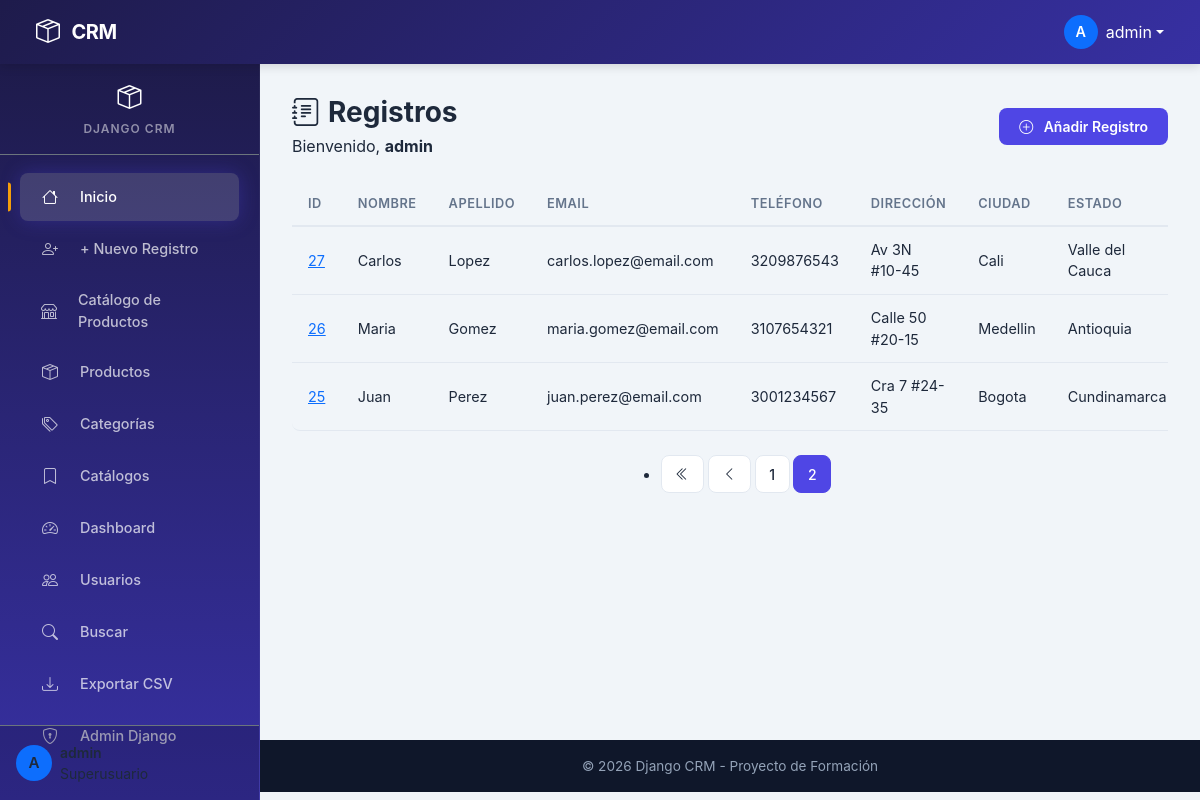
/?page=2 (signed in), run on the app's committed database.
### website/models.py (models this page shows, shortened)
class Record(BaseModel):
    first_name = models.CharField(max_length=50)
    last_name = models.CharField(max_length=50)
    email = models.EmailField(max_length=100)
    phone = models.CharField(max_length=15)
    address = models.CharField(max_length=100)
    city = models.CharField(max_length=50)
    state = models.CharField(max_length=50)
    zip_code = models.CharField(max_length=10)

### website/views.py (the view, shortened to what this page needs)
# urls.py: path('', views.home, name='home'),
def home(request: HttpRequest) -> HttpResponse:
    if not request.user.is_authenticated and request.method == "GET":
        return render(request, "landing.html")
    records_queryset: QuerySet = _record_service.get_all().order_by("-id")
    paginator: Paginator = Paginator(records_queryset, 5)
    page_number: str | None = request.GET.get("page")
    records_page: Page = paginator.get_page(page_number)
    return render(request, "home.html", {"records": records_page})

### core/services.py (called while the page is built)
    def get_all(self) -> QuerySet:
        return self._model_class.objects.all().order_by("id")

### usuarios/models.py (called while the page is built)
    @property
    def rol(self):
        return self._rol

### website/templatetags/nav_extras.py (called while the page is built)
@register.simple_tag(takes_context=True)
def active_link(context, url_name):
    request: HttpRequest = context.get("request")
    if request and request.resolver_match and request.resolver_match.url_name == url_name:
        return "active"
    return ""

@register.simple_tag(takes_context=True)
def user_has_role(context, *roles):
    request = context.get("request")
    if not request or not request.user.is_authenticated:
        return False
    try:
        profile = request.user.profile
        return profile.rol in roles
    except Exception:
        return False

@register.simple_tag(takes_context=True)
def user_is_superuser(context):
    request = context.get("request")
    return request and request.user.is_authenticated and request.user.is_superuser

### website/templates/home.html (shortened to what this page needs)
{% extends 'base.html' %}
{% block content %}
{% if user.is_authenticated %}
<div class="animate-fade-in">
    <div class="d-flex flex-wrap align-items-center justify-content-between gap-3 mb-4">
        <div>
            <h3 class="mb-1 fw-bold"><i class="bi bi-journal-text me-2"></i>Registros</h3>
            <p class="subtitle mb-0">Bienvenido, <strong>{{ user.username }}</strong></p>
        </div>
        <a href="{% url 'add_record' %}" class="btn btn-crm btn-crm-primary">
            <i class="bi bi-plus-circle me-1"></i>Añadir Registro
        </a>
    </div>
    {% if records %}
    <div class="table-responsive animate-slide-in">
        <table class="table-crm">
            <thead>
                <tr>
                    <th>ID</th>
                    <th>Nombre</th>
                    <th>Apellido</th>
                    <th>Email</th>
                    <th>Teléfono</th>
                    <th>Dirección</th>
                    <th>Ciudad</th>
                    <th>Estado</th>
                </tr>
            </thead>
            <tbody>
                {% for record in records %}
                <tr>
                    <td data-label="ID"><a href="{% url 'customer_record' record.id %}">{{ record.id }}</a></td>
                    <td data-label="Nombre">{{ record.first_name }}</td>
                    <td data-label="Apellido">{{ record.last_name }}</td>
                    <td data-label="Email">{{ record.email }}</td>
                    <td data-label="Teléfono">{{ record.phone }}</td>
                    <td data-label="Dirección">{{ record.address }}</td>
                    <td data-label="Ciudad">{{ record.city }}</td>
                    <td data-label="Estado">{{ record.state }}</td>
                </tr>
                {% endfor %}
            </tbody>
        </table>
    </div>
    {% if records.has_other_pages %}
    <nav aria-label="Page navigation" class="mt-4">
        <ul class="pagination-crm">
            {% if records.has_previous %}
            <li class="page-item">
                <a class="page-link" href="?page=1"><i class="bi bi-chevron-double-left"></i></a>
            </li>
            <li class="page-item">
                <a class="page-link" href="?page={{ records.previous_page_number }}"><i class="bi bi-chevron-left"></i></a>
            </li>
            {% endif %}
            {% for num in records.paginator.page_range %}
                {% if records.number == num %}
                <li class="page-item active">
                    <span class="page-link">{{ num }}</span>
                </li>
                {% elif num > records.number|add:'-3' and num < records.number|add:'3' %}
                <li class="page-item">
                    <a class="page-link" href="?page={{ num }}">{{ num }}</a>
                </li>
                {% endif %}
            {% endfor %}
        </ul>
    </nav>
    {% endif %}
    {% endif %}
</div>
{% endif %}
{% endblock %}

### website/templates/navbar.html (shortened to what this page needs)
<nav class="navbar navbar-crm navbar-expand-lg sticky-top">
    <div class="container-fluid">
        <a class="navbar-brand" href="{% url 'home' %}">
            <i class="bi bi-box-seam me-1"></i> CRM
        </a>
        <div class="d-flex align-items-center ms-auto">
            {% if user.is_authenticated %}
            <div class="dropdown">
                <a class="text-white text-decoration-none d-flex align-items-center dropdown-toggle" href="#" id="userDropdown" role="button" data-bs-toggle="dropdown" aria-expanded="false">
                    <span class="avatar rounded-circle d-flex align-items-center justify-content-center me-2" style="width: 34px; height: 34px; background: var(--bs-primary, #0d6efd); font-weight: 600; font-size: 0.9rem;">
                        {{ user.username|first|upper }}
                    </span>
                    <span class="d-none d-md-inline">{{ user.username }}</span>
                </a>
            </div>
            {% else %}
            <div class="d-flex gap-2 d-none d-lg-flex">
                <a class="btn btn-outline-light btn-sm" href="{% url 'register' %}"><i class="bi bi-person me-1"></i>Registrar</a>
                <a class="btn btn-crm btn-sm" href="{% url 'login' %}"><i class="bi bi-box-arrow-in-right me-1"></i>Iniciar Sesión</a>
            </div>
            {% endif %}
        </div>
    </div>
</nav>

### website/templates/sidebar.html (shortened to what this page needs)
{% if user.is_authenticated %}
<div class="d-none d-lg-flex flex-column sidebar-crm">
    <div class="sidebar-header text-center py-3 border-bottom border-secondary">
        <a href="{% url 'home' %}" class="text-white text-decoration-none">
            <i class="bi bi-box-seam fs-4"></i>
            <span class="d-block small fw-semibold mt-1">Django CRM</span>
        </a>
    </div>
    {% include 'sidebar_menu.html' %}
    <div class="sidebar-footer mt-auto p-3 border-top border-secondary">
        <div class="d-flex align-items-center">
            <span class="avatar rounded-circle d-flex align-items-center justify-content-center me-2 flex-shrink-0" style="width: 36px; height: 36px; background: var(--bs-primary, #0d6efd); font-weight: 600; font-size: 0.95rem;">
                {{ user.username|first|upper }}
            </span>
            <div class="text-truncate">
                <div class="small fw-semibold text-truncate">{{ user.username }}</div>
                <div class="small text-secondary-emphasis text-truncate">
                </div>
            </div>
        </div>
    </div>
</div>
{% endif %}

### website/templates/static/css/custom.css (style rules this page uses)
:root { --primary: #4F46E5; --primary-dark: #3730A3; --primary-light: #818CF8; --secondary: #0EA5E9; --accent: #F59E0B; --success: #10B981; --danger: #EF4444; --warning: #F59E0B; --info: #06B6D4; --dark: #0F172A; --dark-sidebar: #1E1B4B; --dark-sidebar-hover: #312E81; --body-bg: #F1F5F9; --card-bg: #FFFFFF; --text-primary: #1E293B; --text-secondary: #64748B; --text-muted: #94A3B8; --border-color: #E2E8F0; --sidebar-width: 260px; --sidebar-collapsed: 0px; --navbar-height: 64px; --radius: 12px; --radius-sm: 8px; --radius-lg: 16px; --shadow: 0 1px 3px rgba(0,0,0,0.06), 0 1px 2px rgba(0,0,0,0.04); --shadow-md: 0 4px 6px rgba(0,0,0,0.05), 0 10px 15px rgba(0,0,0,0.03); --shadow-lg: 0 10px 25px rgba(0,0,0,0.08); --transition: all 0.3s cubic-bezier(0.4, 0, 0.2, 1); --font-sans: 'Inter', -apple-system, BlinkMacSystemFont, 'Segoe UI', system-ui, sans-serif; --glow-rgb: 99 102 241; --cool-star-rgb: 99 102 241; --cool-dark-rgb: 55 48 163; --cool-bg-rgb: 15 23 42; }
* { box-sizing: border-box; }
body { font-family: var(--font-sans); background: var(--body-bg); color: var(--text-primary); min-height: 100vh; margin: 0; padding: 0; }
.navbar-crm { background: linear-gradient(135deg, var(--dark-sidebar) 0%, var(--primary-dark) 100%) !important; min-height: var(--navbar-height); padding: 0 1.5rem; box-shadow: 0 2px 10px rgba(0,0,0,0.15); z-index: 1030; }
.navbar-crm .navbar-brand { font-weight: 700; font-size: 1.25rem; letter-spacing: -0.5px; color: #fff; display: flex; align-items: center; gap: 0.5rem; }
.navbar-crm .navbar-brand i { font-size: 1.5rem; }
.navbar-crm .avatar { width: 36px; height: 36px; border-radius: 50%; background: var(--primary-light); display: flex; align-items: center; justify-content: center; color: #fff; font-weight: 700; font-size: 0.9rem; }
.sidebar-crm { position: fixed; top: var(--navbar-height); left: 0; width: var(--sidebar-width); height: calc(100vh - var(--navbar-height)); background: linear-gradient(180deg, var(--dark-sidebar) 0%, var(--primary-dark) 100%); z-index: 1020; overflow-y: auto; overflow-x: hidden; transition: var(--transition); border-right: 1px solid rgba(255,255,255,0.05); }
.sidebar-crm .sidebar-header { padding: 1rem 1.25rem; border-bottom: 1px solid rgba(255,255,255,0.08); margin-bottom: 0.5rem; }
.sidebar-crm .sidebar-header span { color: rgba(255,255,255,0.5); font-size: 0.75rem; text-transform: uppercase; letter-spacing: 1px; font-weight: 600; }
.sidebar-crm .sidebar-footer { position: sticky; bottom: 0; padding: 1rem; background: rgba(0,0,0,0.2); border-top: 1px solid rgba(255,255,255,0.08); }
.table-crm { width: 100%; border-collapse: separate; border-spacing: 0; }
.table-crm thead th { background: var(--body-bg); color: var(--text-secondary); font-weight: 600; font-size: 0.8rem; text-transform: uppercase; letter-spacing: 0.5px; padding: 0.75rem 1rem; border-bottom: 2px solid var(--border-color); white-space: nowrap; }
.table-crm tbody td { padding: 0.75rem 1rem; border-bottom: 1px solid var(--border-color); vertical-align: middle; font-size: 0.9rem; }
.table-crm tbody tr { transition: var(--transition); }
.table-crm tbody tr:last-child td:first-child { border-radius: 0 0 0 var(--radius-sm); }
.btn-crm { padding: 0.5rem 1.25rem; border-radius: var(--radius-sm); font-weight: 600; font-size: 0.875rem; transition: var(--transition); border: none; cursor: pointer; display: inline-flex; align-items: center; gap: 0.4rem; }
.btn-crm-primary { background: var(--primary); color: #fff; }
.pagination-crm { display: flex; gap: 0.3rem; justify-content: center; margin-top: 1.5rem; }
.pagination-crm .page-item .page-link { border: 1px solid var(--border-color); padding: 0.45rem 0.85rem; border-radius: var(--radius-sm); color: var(--text-primary); font-weight: 500; font-size: 0.875rem; transition: var(--transition); background: var(--card-bg); }
.pagination-crm .page-item.active .page-link { background: var(--primary); border-color: var(--primary); color: #fff; }
.animate-fade-in { animation: fadeIn 0.4s ease; }
.animate-slide-in { animation: slideIn 0.3s ease; }

### data on the page
Record: id "27", first_name "Carlos", last_name "Lopez", email "carlos.lopez@email.com", phone "3209876543", address "Av 3N #10-45", city "Cali", state "Valle del Cauca"
Record: id "26", first_name "Maria", last_name "Gomez", email "maria.gomez@email.com", phone "3107654321", address "Calle 50 #20-15", city "Medellin", state "Antioquia"
Record: id "25", first_name "Juan", last_name "Perez", email "juan.perez@email.com", phone "3001234567", address "Cra 7 #24-35", city "Bogota", state "Cundinamarca"

### other printed values
{{ user.username|first|upper }} "A"
{{ user.username }} "admin"
{{ num }} "1"
{{ num }} "2"
